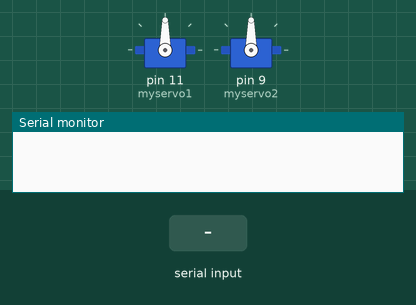
This sketch was run on a simulated Arduino Uno, built with avr-gcc and run on an emulated ATmega328P. On the bench: 2 × servo, the last lines printed to the serial monitor. Inputs (shaded band) come from the test bench.

Above: at 1.2 s.
1.3 s: "90,45\n" received over Serial
At 2.1 s:
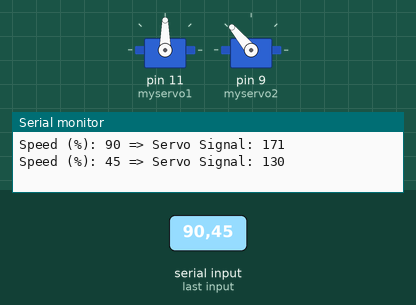
3.8 s: "30,150\n" received over Serial
At 4.3 s:
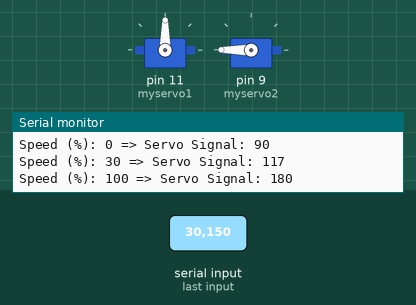
Timing chart, 0 to 6.8 s (numbered marks = the images above; inputs shaded):
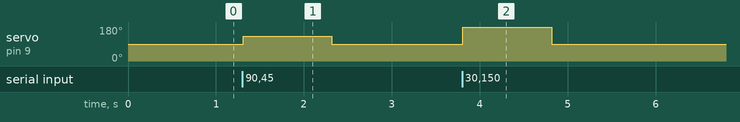

Measured:
- after the input at 1.3 s, servo on pin 9 (myservo2): 90° → 130° at once, → 90° 1.0 s later
- after the input at 3.8 s, servo on pin 9 (myservo2): 90° → 180° at once, → 90° 1.0 s later

The sketch:

motorDrive.ino
```cpp
#include <Servo.h>

Servo myservo1;
Servo myservo2;

void setup() {
  Serial.begin(9600);

  // === Setup Code for Part 4.1 === //
  myservo1.attach(11); // Position servo

  // === Setup Code for Part 4.2 === //
  myservo2.attach(9);  // Continuous rotation servo
}

void posServo() {
  if (Serial.available() > 0) {
    int targetPos = Serial.parseInt(); // Read integer input from Serial

    // Clamp input between 0 and 180
    targetPos = constrain(targetPos, 0, 180);

    myservo1.write(targetPos); // Move servo to target position
    Serial.print("Moving servo to position: ");
    Serial.println(targetPos);
  }
}

void rotServo() {
  if (Serial.available() > 0) {
    int speedPercent = Serial.parseInt(); // Read integer input from Serial

    // Clamp value between -100 and 100
    speedPercent = constrain(speedPercent, -100, 100);

    // Map -100 to 100 -> 0 to 180 (servo control range)
    int servoSignal = map(speedPercent, -100, 100, 0, 180);

    myservo2.write(servoSignal); // Set servo speed/direction
    Serial.print("Speed (%): ");
    Serial.print(speedPercent);
    Serial.print(" => Servo Signal: ");
    Serial.println(servoSignal);
  }
}

void loop() {
  // Uncomment one of the following to test:
  //posServo(); // For position control on pin 11
  rotServo(); // For continuous rotation on pin 9
  delay(5);
}
```
